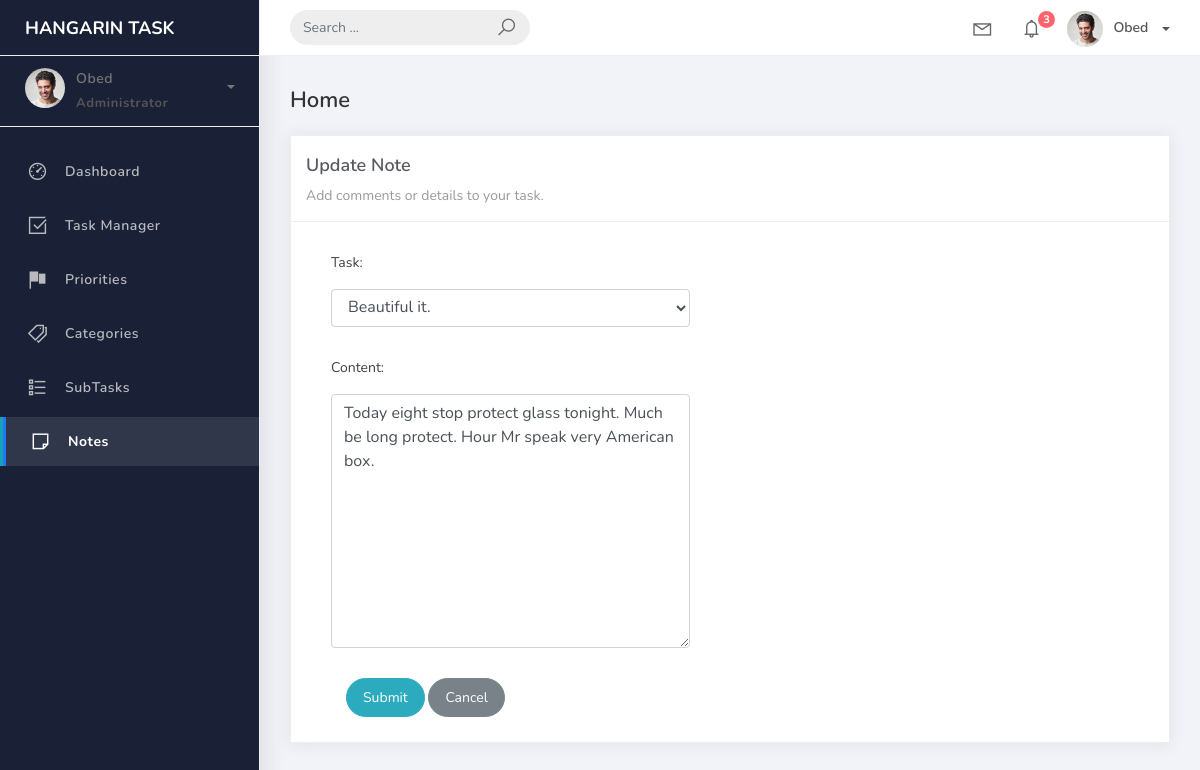
/note_list/1, run on the app's committed database.
### taskmanager/models.py (models this page shows, shortened)
class BaseModel(models.Model):
    created_at = models.DateTimeField(auto_now_add=True, db_index=True)
    updated_at = models.DateTimeField(auto_now=True)
    class Meta:
        abstract = True

class Note(BaseModel):
    task = models.ForeignKey(Task, on_delete=models.CASCADE, related_name="notes")
    content = models.TextField()

### taskmanager/views.py (the view)
# urls.py: path('note_list/<pk>', views.NoteUpdateView.as_view(), name='note-update'),
class NoteUpdateView(UpdateView):
    model = Note
    form_class = NoteForm
    template_name = 'note_form.html'
    success_url = reverse_lazy('note-list')

### taskmanager/forms.py
class NoteForm(ModelForm):
    class Meta:
        model = Note
        fields = "__all__"

### taskmanager/models.py (called while the page is built)
    def __str__(self):
        return self.title

### templates/note_form.html (shortened to what this page needs)
{% extends 'base.html' %} {% load static %} {% block content %}
<div class="content">
    <div class="container-fluid">
        <h4 class="page-title">Home</h4>
        <div class="row">
            <div class="col-md-12">
                <div class="card">
                    <div class="card-header">
                        <div class="card-title">{% if object %}Update Note{% else %}Add New Note{% endif %}</div>
                        <div class="card-category">Add comments or details to your task.</div>
                    </div>
                    <div class="col-md-6">
                        <div class="card-body">
                            <form action="" method="post" novalidate>
                                {% include 'includes/form.html' %}
                                <div class="form-group">
                                    <div class="col-md-12 col-sm-3">
                                        <button type="submit" class="btn btn-primary btn-rounded">Submit</button>
                                        <a href="{% url 'note-list' %}" class="btn btn-secondary btn-rounded">Cancel</a>
                                    </div>
                                </div>
                            </form>
                        </div>
                    </div>
                </div>
            </div>
        </div>
    </div>
</div>
{% endblock %}

### templates/includes/form.html (shortened to what this page needs)
{% load widget_tweaks %}
{% for field in form %}
<div class="form-group">
    <label>{{ field.label_tag }}</label>
    {% render_field field class="form-control" %}
</div>
{% endfor %}

### templates/base.html (style rules this page uses)
.btn-primary, .bg-primary, .notif-primary { background-color: #17a2b8 !important; border-color: #17a2b8 !important; }

### data on the page
Note: task "Beautiful it." "Today eight stop protect glass tonight. Much be long protect. Hour Mr speak very American box."

### other printed values
{{ field.label_tag }} "Task:" "Content:"
